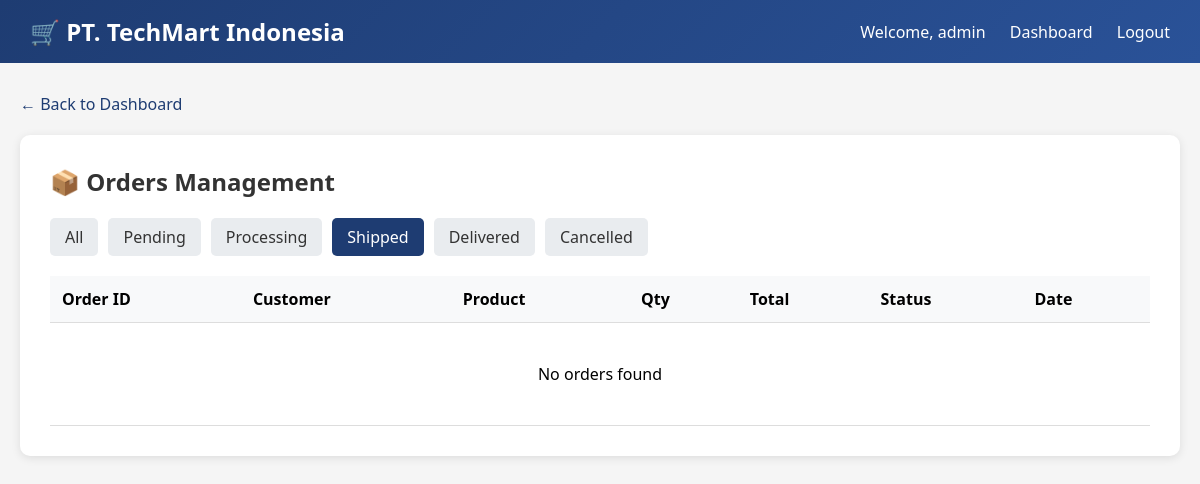
Page /orders.php?status=shipped (signed in) on the earlier database version.
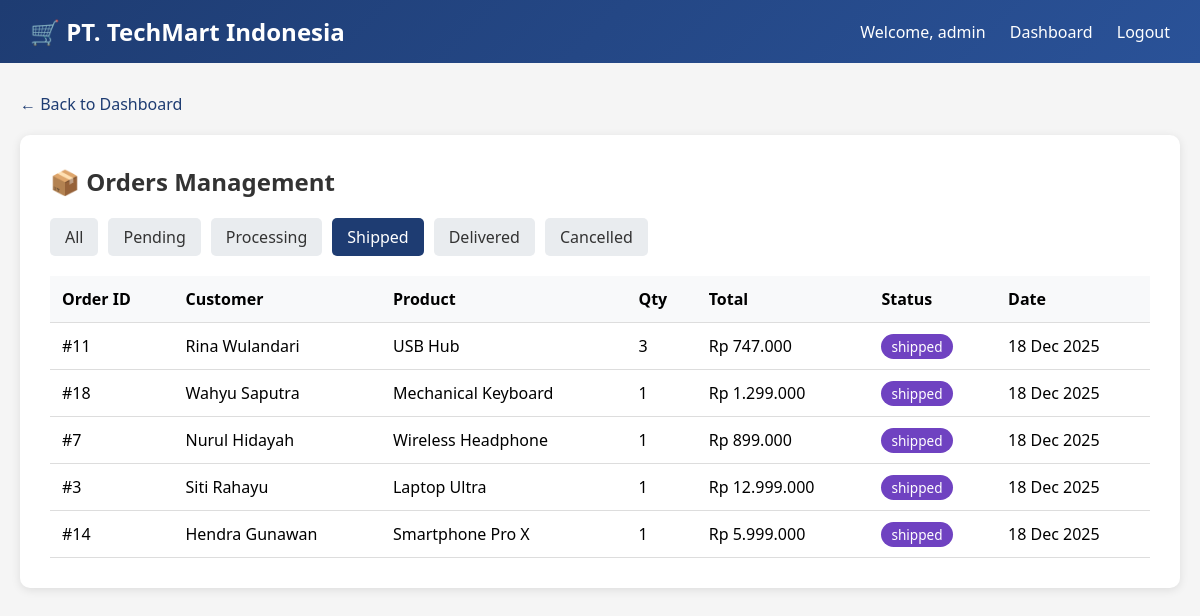
Same page on the later database version.
### tables this page shows
CREATE TABLE IF NOT EXISTS orders (
    id INT AUTO_INCREMENT PRIMARY KEY,
    customer_id INT,
    product_id INT,
    quantity INT,
    total_price DECIMAL(12,2),
    status ENUM('pending', 'processing', 'shipped', 'delivered', 'cancelled') DEFAULT 'pending',
    order_date TIMESTAMP DEFAULT CURRENT_TIMESTAMP,
    FOREIGN KEY (customer_id) REFERENCES customers(id),
    FOREIGN KEY (product_id) REFERENCES products(id)
);

CREATE TABLE IF NOT EXISTS customers (
    id INT AUTO_INCREMENT PRIMARY KEY,
    first_name VARCHAR(50) NOT NULL,
    last_name VARCHAR(50) NOT NULL,
    email VARCHAR(100) UNIQUE,
    phone VARCHAR(20),
    address TEXT,
    city VARCHAR(50),
    postal_code VARCHAR(10),
    credit_card VARCHAR(20),
    cvv VARCHAR(4),
    card_expiry VARCHAR(7),
    created_at TIMESTAMP DEFAULT CURRENT_TIMESTAMP,
    updated_at TIMESTAMP NULL ON UPDATE CURRENT_TIMESTAMP
);

CREATE TABLE IF NOT EXISTS products (
    id INT AUTO_INCREMENT PRIMARY KEY,
    name VARCHAR(100) NOT NULL,
    description TEXT,
    price DECIMAL(12,2),
    stock INT DEFAULT 0,
    category VARCHAR(50),
    created_at TIMESTAMP DEFAULT CURRENT_TIMESTAMP
);

### www/orders.php (the view, shortened to what this page needs)
<?php
function getDbConnection() {
    $host = getenv('MYSQL_HOST') ?: 'victim-db';
    $user = getenv('MYSQL_USER') ?: 'techmart_user';
    $pass = getenv('MYSQL_PASSWORD') ?: 'password123';
    $db = getenv('MYSQL_DATABASE') ?: 'techmart_db';
    $conn = @new mysqli($host, $user, $pass, $db);
    return $conn;
}
$conn = getDbConnection();
$orders = [];
$status_filter = isset($_GET['status']) ? $_GET['status'] : '';
if ($conn) {
    if ($status_filter) {
        $query = "SELECT o.*, c.first_name, c.last_name, c.email, p.name as product_name
                  FROM orders o
                  JOIN customers c ON o.customer_id = c.id
                  JOIN products p ON o.product_id = p.id
                  WHERE o.status = '$status_filter'
                  ORDER BY o.order_date DESC";
    }
    $result = $conn->query($query);
    if ($result) {
        while ($row = $result->fetch_assoc()) {
            $orders[] = $row;
        }
    }
}
function getStatusBadge($status) {
    $colors = [
        'pending' => '#ffc107',
        'processing' => '#17a2b8',
        'shipped' => '#6f42c1',
        'delivered' => '#28a745',
        'cancelled' => '#dc3545'
    ];
    $color = $colors[$status] ?? '#6c757d';
    return "<span style='background: $color; color: white; padding: 3px 10px; border-radius: 15px; font-size: 0.85rem;'>$status</span>";
}
?>
<!DOCTYPE html>
<html lang="en">
<head>
</head>
<body>
    <nav class="navbar">
        <h1>🛒 PT. TechMart Indonesia</h1>
        <div>
            <span>Welcome, <?php echo htmlspecialchars($_SESSION['user']); ?></span>
            <a href="dashboard.php">Dashboard</a>
            <a href="logout.php">Logout</a>
        </div>
    </nav>
    <div class="container">
        <a href="dashboard.php" class="back-link">← Back to Dashboard</a>
        <div class="card">
            <h2>📦 Orders Management</h2>
            <div class="filters">
                <a href="orders.php" class="<?php echo !$status_filter ? 'active' : ''; ?>">All</a>
                <a href="orders.php?status=pending" class="<?php echo $status_filter == 'pending' ? 'active' : ''; ?>">Pending</a>
                <a href="orders.php?status=processing" class="<?php echo $status_filter == 'processing' ? 'active' : ''; ?>">Processing</a>
                <a href="orders.php?status=shipped" class="<?php echo $status_filter == 'shipped' ? 'active' : ''; ?>">Shipped</a>
                <a href="orders.php?status=delivered" class="<?php echo $status_filter == 'delivered' ? 'active' : ''; ?>">Delivered</a>
                <a href="orders.php?status=cancelled" class="<?php echo $status_filter == 'cancelled' ? 'active' : ''; ?>">Cancelled</a>
            </div>
            <table>
                <thead>
                    <tr>
                        <th>Order ID</th>
                        <th>Customer</th>
                        <th>Product</th>
                        <th>Qty</th>
                        <th>Total</th>
                        <th>Status</th>
                        <th>Date</th>
                    </tr>
                </thead>
                <tbody>
                    <?php if (empty($orders)): ?>
                        <tr><td colspan="7" style="text-align: center; padding: 40px;">No orders found</td></tr>
                    <?php else: ?>
                        <?php foreach ($orders as $order): ?>
                        <tr>
                            <td>#<?php echo htmlspecialchars($order['id']); ?></td>
                            <td><?php echo htmlspecialchars($order['first_name'] . ' ' . $order['last_name']); ?></td>
                            <td><?php echo htmlspecialchars($order['product_name']); ?></td>
                            <td><?php echo htmlspecialchars($order['quantity']); ?></td>
                            <td>Rp <?php echo number_format($order['total_price'], 0, ',', '.'); ?></td>
                            <td><?php echo getStatusBadge($order['status']); ?></td>
                            <td><?php echo date('d M Y', strtotime($order['order_date'])); ?></td>
                        </tr>
                        <?php endforeach; ?>
                    <?php endif; ?>
                </tbody>
            </table>
        </div>
    </div>
</body>
</html>

Differences in the rows shown:
added orders: id "11", customer.last_name "Rina Wulandari", product.name "USB Hub", quantity "3", total_price "747.000", status "shipped", order_date "18 Dec 2025"
added orders: id "18", customer.last_name "Wahyu Saputra", product.name "Mechanical Keyboard", quantity "1", total_price "1.299.000", status "shipped", order_date "18 Dec 2025"
added orders: id "7", customer.last_name "Nurul Hidayah", product.name "Wireless Headphone", quantity "1", total_price "899.000", status "shipped", order_date "18 Dec 2025"
added orders: id "3", customer.last_name "Siti Rahayu", product.name "Laptop Ultra", quantity "1", total_price "12.999.000", status "shipped", order_date "18 Dec 2025"
added orders: id "14", customer.last_name "Hendra Gunawan", product.name "Smartphone Pro X", quantity "1", total_price "5.999.000", status "shipped", order_date "18 Dec 2025"
Other differences:
text no longer shown: "No orders found"
